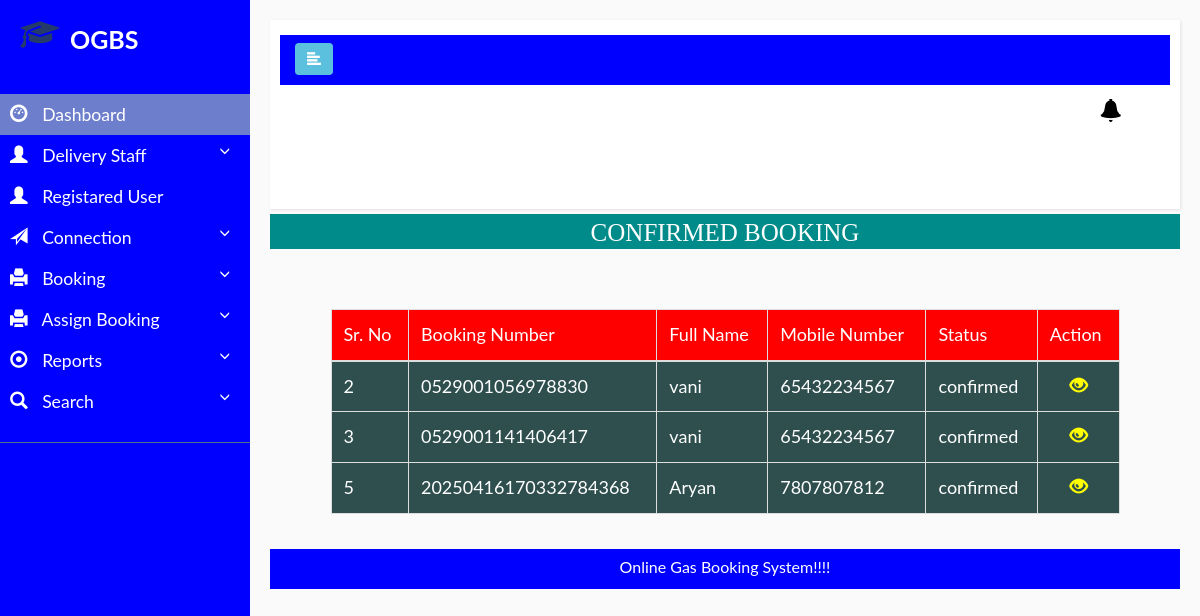
Page /adminconfirmedbooking on the committed database.
### gasbooking/models.py (models this page shows, shortened)
class Bookcylinder(models.Model):
    user=models.ForeignKey(Newconnection,on_delete=models.CASCADE, null=True)
    assignto=models.ForeignKey(Addstaff,on_delete=models.CASCADE, null=True)
    gassize=models.CharField(max_length=100,null=True)
    booknumber=models.CharField(max_length=100,null=True)
    bookdate=models.CharField(max_length=100,null=True)
    bookstatus=models.CharField(max_length=100,null=True)
    reffercost=models.CharField(max_length=100,null=True)
    responsetime=models.CharField(max_length=100,null=True)
    status=models.CharField(max_length=100,null=True)

class Newconnection(models.Model):
    user=models.ForeignKey(Registration,on_delete=models.CASCADE, null=True)
    gen=models.CharField(max_length=100,null=True)
    nationality=models.CharField(max_length=100,null=True)
    merriedstatus=models.CharField(max_length=100,null=True)
    address=models.CharField(max_length=100,null=True)
    related=models.CharField(max_length=100,null=True)
    fname=models.CharField(max_length=100,null=True)
    lname=models.CharField(max_length=100,null=True)
    city=models.CharField(max_length=100,null=True)
    connection=models.CharField(max_length=100,null=True)
    registration=models.CharField(max_length=100,null=True)
    date=models.CharField(max_length=100,null=True)
    zipcode=models.CharField(max_length=100,null=True)
    img=models.FileField(null=True)
    cost=models.CharField(max_length=100,null=True)
    status=models.CharField(max_length=100,null=True)

class Registration(models.Model):
    user=models.ForeignKey(User,on_delete=models.CASCADE, null=True)
    mobile=models.CharField(max_length=100,null=True)

### gasbooking/views.py (the view)
# urls.py: path('adminconfirmedbooking',admin_confirmedbooking,name='admin_confirmedbooking'),
def admin_confirmedbooking(request):
    data=Bookcylinder.objects.all()
    d={'data':data}
    return render(request,'admin_confirmedbooking.html',d)

### gasbooking/templates/admin_confirmedbooking.html (shortened to what this page needs)
{% extends 'admin_nav.html' %}
{% block body %}
<center>
      <h1 style="font-size:25px; background-color:darkcyan;height:35px;color:white;padding:5px;margin-top:5px;font-family : 'Monotype Corsiva" align="center"> CONFIRMED BOOKING </h1>
</center>
 <div class="container" style="margin-top:60px;width:90%">
<table class="table table-bordered" id="myTable">
  <thead>
  <tr>
    <th>Sr. No</th>
    <th>Booking Number</th>
    <th>Full Name</th>
    <th>Mobile Number</th>
    <th>Status</th>
    <th>Action</th>
  </tr>
  </thead>
   <tbody>
{% for i in data %}
 {% if i.bookstatus == 'confirmed' %}
  <tr>
        <td>{{forloop.counter}}</td>
        <td>{{i.booknumber}}</td>
        <td>{{i.user.user.user.username}}</td>
        <td>{{i.user.user.mobile}}</td>
        <td>{{i.bookstatus}}</td>
        <td><a href="{% url 'admin_bookingdetail2' i.id %}"><i class="glyphicon glyphicon-eye-open" style="color:yellow;margin-left:20px"></i></a>
  </tr>
{% endif %}
   {% endfor %}
    </tbody>
</table>
 </div>
<div class="footer" align="center" style=" margin-top:15px; background-color:blue; height:40px;color:white; padding:8px;">
    Online Gas Booking System!!!!
</div>
{% endblock %}

### gasbooking/static/style.css (style rules this page uses)
html,body,div,span,applet,object,iframe,h1,h2,h3,h4,h5,h6,p,blockquote,pre,a,abbr,acronym,address,big,cite,code,del,dfn,em,img,ins,kbd,q,s,samp,small,strike,strong,sub,sup,tt,var,b,u,i,dl,dt,dd,ol,nav ul,nav li,fieldset,form,label,legend,table,caption,tbody,tfoot,thead,tr,th,td,article,aside,canvas,details,embed,figure,figcaption,footer,header,hgroup,menu,nav,output,ruby,section,summary,time,mark,audio,video { margin:0;padding:0;border:0;font-size:100%;font:inherit;vertical-align:baseline; }
table { border-collapse:collapse;border-spacing:0; }
a { text-decoration:none; }

### gasbooking/static/style1.css (style rules this page uses)
* { margin: 0; padding: 0; box-sizing: border-box; list-style: none; text-decoration: none; font-family: 'Josefin Sans', sans-serif; }
body { background-color:darkcyan; }

### gasbooking/static/style4.css (style rules this page uses)
body { font-family: 'Poppins', sans-serif; background: #fafafa; }
a, a:hover, a:focus { color: inherit; text-decoration: none; transition: all 0.3s; }
i, span { display: inline-block; }

### gasbooking/templates/admin_nav.html (style rules this page uses)
#myTable { border-collapse: collapse; width: 100%; border: 1px solid #ddd; font-size: 18px; }
#myTable th { text-align: left; padding: 12px; background-color:red ; color: white; }
#myTable td { text-align: left; padding: 12px; background-color: DarkSlateGrey; color:white; }
#myTable tr { border-bottom: 1px solid #ddd; }
body { font-family: "Lato", sans-serif; }

### rows in the picture
Bookcylinder: booknumber "0529001056978830", user.user.user.username "vani", user.user.mobile "65432234567", bookstatus "confirmed"
Bookcylinder: booknumber "0529001141406417", user.user.user.username "vani", user.user.mobile "65432234567", bookstatus "confirmed"
Bookcylinder: booknumber "20250416170332784368", user.user.user.username "Aryan", user.user.mobile "7807807812", bookstatus "confirmed"
